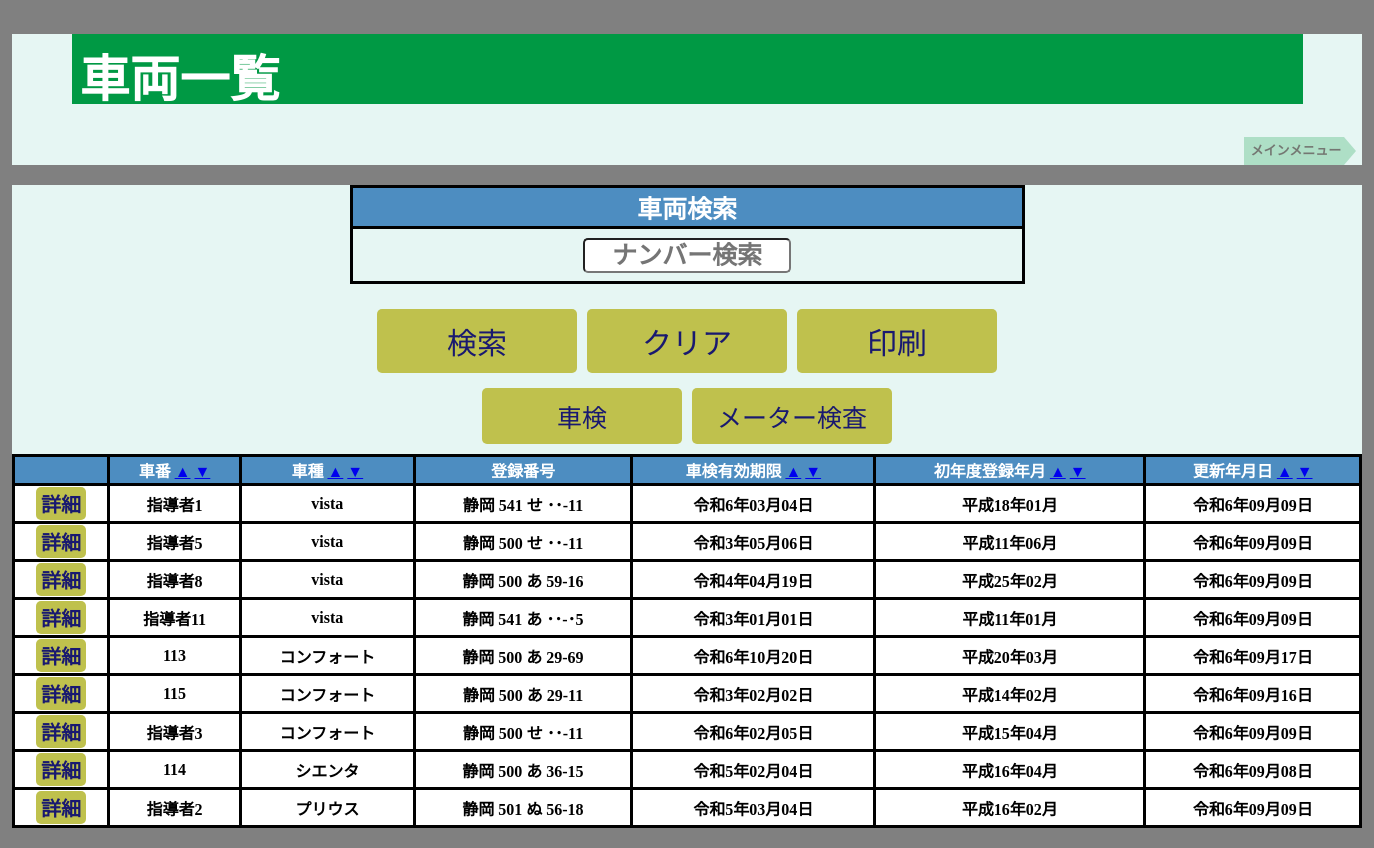
Page /vehicles/list.php?sort=car_model&order=asc (signed in) on the committed database.
### tables this page shows
CREATE TABLE `vehicles` (
  `car_id` int(11) NOT NULL,
  `car_number_name` varchar(5) NOT NULL COMMENT '車番',
  `car_model` varchar(10) NOT NULL COMMENT '車種',
  `car_name` varchar(30) NOT NULL COMMENT '車名',
  `car_transpottaition` varchar(5) NOT NULL COMMENT '運輸支局',
  `car_classification_no` int(3) NOT NULL COMMENT '分類番号',
  `car_purpose` varchar(1) NOT NULL COMMENT '用途別',
  `car_number` varchar(5) NOT NULL COMMENT '番号',
  `car_chassis_number` varchar(20) NOT NULL COMMENT '車台番号',
  `first_registration_day` date NOT NULL COMMENT '初年度登録年月',
  `vehicle_inspection_day` date NOT NULL COMMENT '車検有効期限',
  `compulsory_automobile_day` date NOT NULL COMMENT '自賠責有効期限',
  `meter_inspection_day` date DEFAULT NULL COMMENT 'メーター検査',
  `lp_gas_day` date DEFAULT NULL COMMENT 'LPガス容器有効',
  `owner_name` varchar(20) NOT NULL COMMENT '所有者（名）',
  `owner_address` varchar(150) NOT NULL COMMENT '所有者住所',
  `user_name` varchar(20) NOT NULL COMMENT '使用者（名）',
  `user_address` varchar(150) NOT NULL COMMENT '使用者（住所）',
  `headquarters_address` int(1) NOT NULL COMMENT '本拠の位置',
  `vehicle_registrationday` datetime NOT NULL COMMENT '登録日',
  `vehicle_updateday` timestamp NOT NULL DEFAULT current_timestamp() ON UPDATE current_timestamp() COMMENT '更新日',
  `is_suspended` tinyint(1) NOT NULL DEFAULT 0
);

### vehicles/list.php (the view, shortened to what this page needs)
<?php
require '../common/config.php';
try {
    $keyword = $_GET['keyword'] ?? '';
    $sort = $_GET['sort'] ?? 'car_number_name';
    $order = $_GET['order'] ?? 'asc';
    $order = ($order === 'desc') ? 'desc' : 'asc';
    $sql = "SELECT * FROM vehicles";
    $sql .= " ORDER BY $sort $order";
    $stmt = $pdoAccount->prepare($sql);
    $stmt->execute();
    $processedVehicles = $stmt->fetchAll(PDO::FETCH_ASSOC);
    $finalVehicles = [];
    foreach ($processedVehicles as $vehicle) {
        $vehicle['detail_link'] = "update.php?car_id=" . htmlspecialchars($vehicle['car_id'], ENT_QUOTES, 'UTF-8');
        $finalVehicles[] = $vehicle;
    }
} catch (PDOException $e) {
    echo 'データベースエラー: ' . htmlspecialchars($e->getMessage(), ENT_QUOTES, 'UTF-8');
    exit();
}
function convertToJapaneseEra($year) {
    $eras = [
        ['name' => '令和', 'start' => 2019],
        ['name' => '平成', 'start' => 1989],
    ];
    foreach ($eras as $era) {
        if ($year >= $era['start']) {
            $eraYear = $year - $era['start'] + 1;
            return $era['name'] . ($eraYear === 1 ? '元' : $eraYear) . '年';
        }
    }
    return $year . '年';
}
function formatCarNumberPart($part, $is_purpose = false) {
    if (empty($part)) {
        return $is_purpose ? '･' : '･･';
    } elseif (strlen($part) === 1) {
        return '･' . $part;
    }
    return $part;
}
?>
<!DOCTYPE html>
<html lang="ja">
    <head>
        <link rel="stylesheet" href="list.css">
    </head>
    <body>
        <header>
            <h1>車両一覧</h1>
            <nav>
                <ol class="breadcrumb" itemscope itemtype="https://schema.org/BreadcrumbList">
                    <li itemprop="itemListElement" itemscope itemtype="https://schema.org/ListItem">
                        <a itemprop="item" href="../main_menu/index.php">
                            <span itemprop="name">メインメニュー</span>
                        </a>
                    </li>
                </ol>
            </nav>
        </header>
        <main>
            <form action="" method="get" class="search-form">
                <table class="search">
                    <tr>
                        <th colspan="1">車両検索</th>
                    </tr>
                    <tr>
                        <td>
                            <input type="text" placeholder="ナンバー検索" name="keyword" value="<?= htmlspecialchars($keyword, ENT_QUOTES, 'UTF-8') ?>">
                        </td>
                    </tr>
                </table>
                <div class="btn_area">
                    <button type="submit">検索</button>
                    <button type="reset">クリア</button>
                    <button type="button" onclick="window.print()">印刷</button>
                </div>
                <div class="filter-buttons">
                    <button type="submit" name="filter" value="inspection">車検</button>
                    <button type="submit" name="filter" value="meter">メーター検査</button>
                </div>
            </form>
            <div class="print-area">
                <table class="list">
                    <tr>
                        <th></th>
                        <th class="car_number_name">車番
                            <a href="?sort=car_number_name&order=asc">▲</a>
                            <a href="?sort=car_number_name&order=desc">▼</a>
                        </th>
                        <th class="car_model">車種
                            <a href="?sort=car_model&order=asc">▲</a>
                            <a href="?sort=car_model&order=desc">▼</a>
                        </th>
                        <th class="car_">登録番号</th>
                        <th class="vehicle_inspection">車検有効期限
                            <a href="?sort=vehicle_inspection_day&order=asc">▲</a>
                            <a href="?sort=vehicle_inspection_day&order=desc">▼</a>
                        </th>
                        <th class="first_registration">初年度登録年月
                            <a href="?sort=first_registration_day&order=asc">▲</a>
                            <a href="?sort=first_registration_day&order=desc">▼</a>
                        </th>
                        <th class="vehicle_updateday">更新年月日
                            <a href="?sort=vehicle_updateday&order=asc">▲</a>
                            <a href="?sort=vehicle_updateday&order=desc">▼</a>
                        </th>
                    </tr>
                    <?php foreach ($finalVehicles as $vehicle): ?>
                        <tr>
                            <td class="<?= $vehicle['is_suspended'] ? 'suspended' : '' ?>">
                                <a href="<?= htmlspecialchars($vehicle['detail_link'], ENT_QUOTES, 'UTF-8') ?>" class="button">詳細</a>
                            </td>
                            <td class="<?= $vehicle['is_suspended'] ? 'suspended' : '' ?>">
                                <?= htmlspecialchars($vehicle['car_number_name'], ENT_QUOTES, 'UTF-8') ?>
                            </td>
                            <td class="<?= $vehicle['is_suspended'] ? 'suspended' : '' ?>">
                                <?= htmlspecialchars($vehicle['car_model'], ENT_QUOTES, 'UTF-8') ?>
                            </td>
                            <td class="<?= $vehicle['is_suspended'] ? 'suspended' : '' ?>">
                                <?php
                                $transpottaition = formatCarNumberPart($vehicle['car_transpottaition']);
                                $classification_no = formatCarNumberPart($vehicle['car_classification_no']);
                                $purpose = formatCarNumberPart($vehicle['car_purpose'], true);
                                $car_number_parts = explode('-', $vehicle['car_number']);
                                $number01 = formatCarNumberPart($car_number_parts[0] ?? '');
                                $number02 = formatCarNumberPart($car_number_parts[1] ?? '');
                                echo htmlspecialchars($transpottaition . ' ' . $classification_no . ' ' . $purpose . ' ' . $number01 . '-' . $number02, ENT_QUOTES, 'UTF-8');
                                ?>
                            </td>
                            <td class="<?= $vehicle['is_suspended'] ? 'suspended' : '' ?>">
                                <?php
                                $inspectionYear = date('Y', strtotime($vehicle['vehicle_inspection_day']));
                                $inspectionMonthDay = date('m月d日', strtotime($vehicle['vehicle_inspection_day']));
                                echo htmlspecialchars(convertToJapaneseEra($inspectionYear) . $inspectionMonthDay, ENT_QUOTES, 'UTF-8');
                                ?>
                            </td>
                            <td class="<?= $vehicle['is_suspended'] ? 'suspended' : '' ?>">
                                <?php
                                $firstRegYear = date('Y', strtotime($vehicle['first_registration_day']));
                                $firstRegMonth = date('m月', strtotime($vehicle['first_registration_day']));
                                echo htmlspecialchars(convertToJapaneseEra($firstRegYear) . $firstRegMonth, ENT_QUOTES, 'UTF-8');
                                ?>
                            </td>
                            <td class="<?= $vehicle['is_suspended'] ? 'suspended' : '' ?>">
                                <?php
                                $updatedYear = date('Y', strtotime($vehicle['vehicle_updateday']));
                                $updatedMonthDay = date('m月d日', strtotime($vehicle['vehicle_updateday']));
                                echo htmlspecialchars(convertToJapaneseEra($updatedYear) . $updatedMonthDay, ENT_QUOTES, 'UTF-8');
                                ?>
                            </td>
                        </tr>
                    <?php endforeach ?>
                </table>
            </div>
        </main>
    </body>
</html>

### vehicles/list.css (style rules this page uses)
body { background: #808080; }
header, main, footer { width: 1350px; margin: 0 auto; background-color: #e6f6f3; }
h1 { font-size: 50px; padding: 5px 8px; color: #fff; background: #094; margin-left: auto; margin-right: auto; width: 90%; height: 60px; }
.breadcrumb { margin: 0 5px 20px 0; padding: 0; list-style: none; text-align: right; }
.breadcrumb li { position: relative; display: inline-block; font-weight: bold; margin-right: 0.8em; }
.breadcrumb li:after { content: ""; position: absolute; top: 0; left: 100%; border-style: solid; border-color: transparent; border-left-color: #aedfc6; border-width: 14px 12px; width: 0; height: 0; }
.breadcrumb li a { display: inline-block; padding: 0 3px 0 7px; height: 28px; line-height: 28px; text-decoration: none; color: #747772; background: #aedfc6; font-size: 13px; }
table.search { border-collapse: collapse; width: 50%; margin: 0 auto 20px auto; text-align: center; }
table.search th { font-size: 25px; border: 3px solid #000; background-color: #4d8dc1; color: #fff; }
table.search td { height: 50px; border: 3px solid #000; color: #ffffff00; }
select, input { font-weight: bold; font-size: 25px; border-radius: 5px; color: #000; background-color: #FFF; width: 200px; text-align: center; }
table.list th, td { white-space: nowrap; }
table.list { border-collapse: collapse; margin: 0 auto 20px auto; text-align: center; width: 100%; }
table.list th { border: 3px solid #000; background-color: #4d8dc1; color: #fff; }
table.list td { font-weight: bold; border: 3px solid #000; color: #000; background-color: #fff; }
.btn_area { display: flex; justify-content: center; margin: 5px 0; }
.btn_area button { font-size: 30px; width: 200px; cursor: pointer; background-color: #bfc14d; margin: 5px; border: none; border-radius: 5px; color: #191970; padding: 10px; }
.filter-buttons { display: flex; justify-content: center; margin: 5px 0; }
.filter-buttons button { width: 200px; margin: 5px; font-size: 25px; background-color: #bfc14d; border: none; border-radius: 5px; color: #191970; padding: 10px; }
.button { font-size: 20px; width: 50px; cursor: pointer; background-color: #bfc14d; color: #191970; text-align: center; display: inline-block; padding: 2px 0; border-radius: 5px; text-decoration: none; }

### rows in the picture
vehicles: car_number_name "指導者1", car_model "vista", car_transpottaition+car_classification_no+car_purpose "静岡 541 せ ･･-11", vehicle_inspection_day "令和6年03月04日", first_registration_day "平成18年01月", vehicle_updateday "令和6年09月09日"
vehicles: car_number_name "指導者5", car_model "vista", car_transpottaition+car_classification_no+car_purpose "静岡 500 せ ･･-11", vehicle_inspection_day "令和3年05月06日", first_registration_day "平成11年06月", vehicle_updateday "令和6年09月09日"
vehicles: car_number_name "指導者8", car_model "vista", car_transpottaition+car_classification_no+car_purpose "静岡 500 あ 59-16", vehicle_inspection_day "令和4年04月19日", first_registration_day "平成25年02月", vehicle_updateday "令和6年09月09日"
vehicles: car_number_name "指導者11", car_model "vista", car_transpottaition+car_classification_no+car_purpose "静岡 541 あ ･･-･5", vehicle_inspection_day "令和3年01月01日", first_registration_day "平成11年01月", vehicle_updateday "令和6年09月09日"
vehicles: car_number_name "113", car_model "コンフォート", car_transpottaition+car_classification_no+car_purpose "静岡 500 あ 29-69", vehicle_inspection_day "令和6年10月20日", first_registration_day "平成20年03月", vehicle_updateday "令和6年09月17日"
vehicles: car_number_name "115", car_model "コンフォート", car_transpottaition+car_classification_no+car_purpose "静岡 500 あ 29-11", vehicle_inspection_day "令和3年02月02日", first_registration_day "平成14年02月", vehicle_updateday "令和6年09月16日"
vehicles: car_number_name "指導者3", car_model "コンフォート", car_transpottaition+car_classification_no+car_purpose "静岡 500 せ ･･-11", vehicle_inspection_day "令和6年02月05日", first_registration_day "平成15年04月", vehicle_updateday "令和6年09月09日"
vehicles: car_number_name "114", car_model "シエンタ", car_transpottaition+car_classification_no+car_purpose "静岡 500 あ 36-15", vehicle_inspection_day "令和5年02月04日", first_registration_day "平成16年04月", vehicle_updateday "令和6年09月08日"
vehicles: car_number_name "指導者2", car_model "プリウス", car_transpottaition+car_classification_no+car_purpose "静岡 501 ぬ 56-18", vehicle_inspection_day "令和5年03月04日", first_registration_day "平成16年02月", vehicle_updateday "令和6年09月09日"
